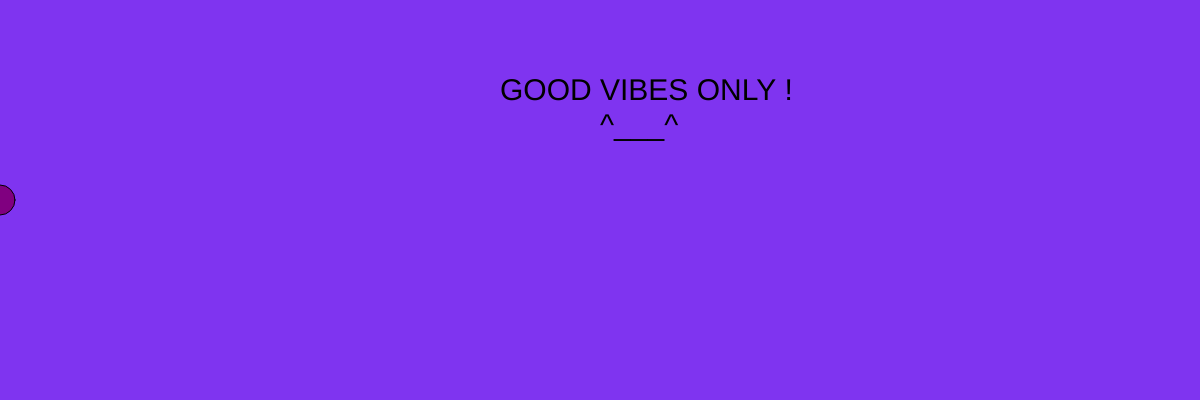
Frame 1 (no input)
Frame 60 (no input): identical to frame 1, image omitted
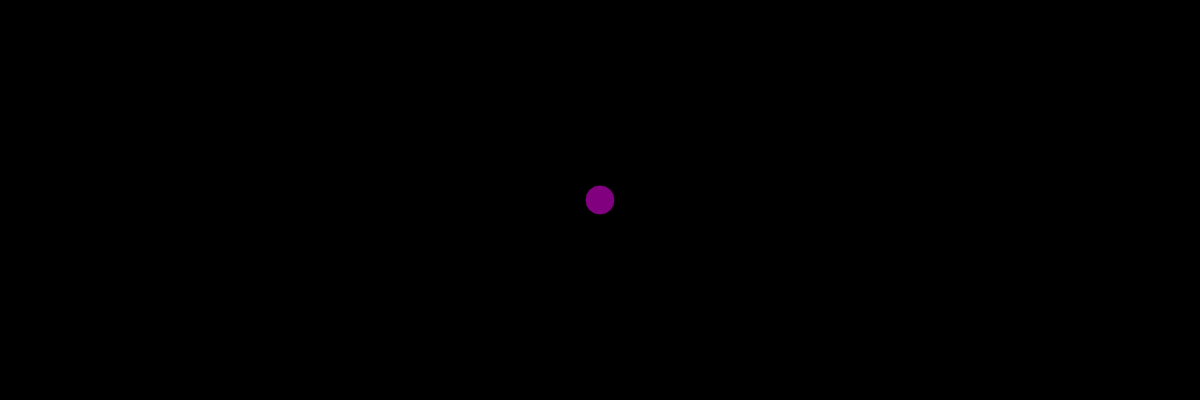
Frame 120 (the mouse pressed at the canvas centre since frame 60)

The p5.js sketch that drew these frames (run headless with seeded random() and noise() and a simulated clock; from frame 60 on, the mouse is pressed at the canvas centre):

// p5.js sketch
// ── sketch.js

var r = 0;
var g = 50;
var b=255;

// INITIALIZE ALL YOUR VARIABLES
// Ideally you would create 3 variables. red blue green or r, g, b


function setup(){

  createCanvas(1200,400);
}


function draw(){
r = map(mouseX, 200, 80,60,100);
g = map(mouseX, 250, 10,10,50);
b = map(mouseX, 300, 150,120,180);
background(r,g,b);
fill("purple");
ellipse(mouseX, 200, 30, 30); 
fill("black");
textSize(30);
text("GOOD VIBES ONLY !", 500,100);
text("^___^",600,135);
  
}
